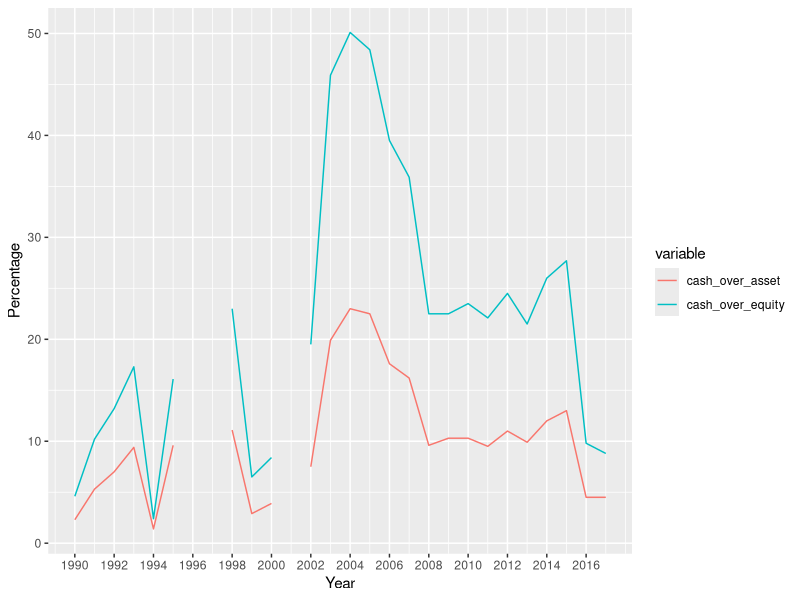

Here is the R script that generated this plot:
## ---- chunk 1
knitr::opts_chunk$set(echo = TRUE)
## ---- chunk 2
dat = read.csv("berkshire_fin_statement.csv", stringsAsFactors = F)
dat$cash_over_asset = round(100 * (dat$cash / dat$asset),1)
dat$cash_over_equity = round(100 * (dat$cash / dat$equity), 1)
## ---- chunk 3
library(ggplot2)
library(reshape2)
dat_long = melt(dat, id = c("year"))
dat_long = subset(dat_long, dat_long$variable == "cash_over_asset" |
                    dat_long$variable == "cash_over_equity")

ggplot(data = dat_long,
       aes(x = year, y = value, colour = variable)) +
       geom_line() + scale_x_continuous(breaks = seq(1990, 2017, 2)) +
       labs(x="Year",y="Percentage")
